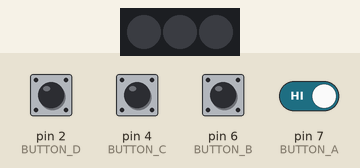
This sketch was run on a simulated Arduino Uno, built with avr-gcc and run on an emulated ATmega328P. Parts: 3 RGB LEDs in strip order, left to right. The test bench sets the inputs (shaded band); at power-on: pin 2 (BUTTON_D), pin 4 (BUTTON_C), pin 6 (BUTTON_B), pin 7 (BUTTON_A) HIGH. Dim RGB values are drawn brighter than linear; random numbers use the default seed unless the sketch sets one.

Above: at 1.2 s.
1.3 s: pin 6 (BUTTON_B) pulled LOW for 0.15 s
At 1.35 s:
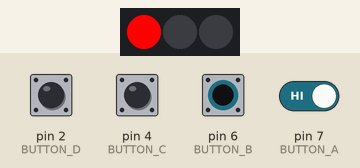
4.3 s: pin 6 (BUTTON_B) driven LOW and pin 7 (BUTTON_A) driven LOW
At 5.98 s:
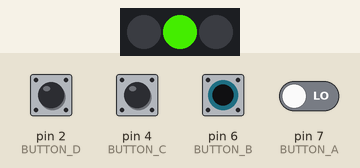
7.3 s: pin 6 (BUTTON_B) driven HIGH
At 10.0 s:
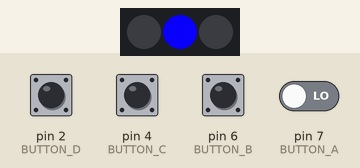
13.3 s: pin 6 (BUTTON_B) driven HIGH
16.3 s: pin 6 (BUTTON_B) driven LOW
At 17.95 s:
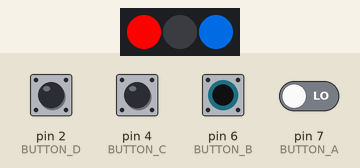
Timing chart, 0 to 45.0 s (numbered marks = the images above; inputs shaded):
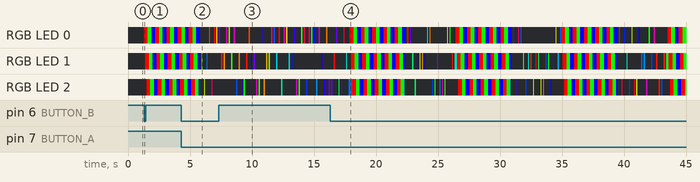

Measured:
- after the input at 1.3 s, RGB LED 0: off → RGB(255, 0, 0) at once, then repeats every 0.90 s: RGB(0, 255, 0) 0.30 s, RGB(0, 0, 255) 0.30 s, RGB(255, 0, 0) 0.30 s; RGB LED 1: off → RGB(255, 0, 0) after 0.11 s, then repeats every 0.90 s: RGB(0, 255, 0) 0.30 s, RGB(0, 0, 255) 0.30 s, RGB(255, 0, 0) 0.30 s

The sketch:

07_xmas_lights.ino
```cpp
/*
  Christmas Lights
  Description:
  Hardware: RoboUNO (on-board NeoPixel strip connected to pin D8) and onboard buttons on D7, D6, D4, and D2
  Library: Adafruit NeoPixel library
  Difficulty: XX/10
  Author: ROBO
  Date: September 2023
*/

#include <Adafruit_NeoPixel.h>

#define PIXELS_PIN     8  // Define the pin where the NeoPixels are connected
#define NUM_PIXELS     3  // Number of NeoPixels in your setup
#define DELAY_MS       100 // Delay between blinks in milliseconds

// Define the button pins
#define BUTTON_A 7
#define BUTTON_B 6
#define BUTTON_C 4
#define BUTTON_D 2

Adafruit_NeoPixel pixels = Adafruit_NeoPixel(NUM_PIXELS, PIXELS_PIN, NEO_GRB + NEO_KHZ800);

void setup() {
  Serial.begin(9600); // initialize serial communication at 9600 bits per second

  pinMode(BUTTON_A, INPUT_PULLUP); // Set the buttons as inputs with pull-up resistors
  pinMode(BUTTON_B, INPUT_PULLUP);
  pinMode(BUTTON_C, INPUT_PULLUP);
  pinMode(BUTTON_D, INPUT_PULLUP);

  pixels.begin();
  pixels.show(); // Initialize all pixels to 'off'
}


void loop() {
  if (digitalRead(BUTTON_A) == LOW) {
    for (int i = 0; i < 20; i++) {
      blink();
    }
  }
  if (digitalRead(BUTTON_B) == LOW) {
    for (int i = 0; i < 5; i++) {
      wipe();
    }
  }
  if (digitalRead(BUTTON_C) == LOW) {
    for (int i = 0; i < 10; i++) {
      row();
    }
  }
  if (digitalRead(BUTTON_D) == LOW) {
    for (int i = 0; i < 2; i++) {
      rainbowCycle(10);
    }
  }
  pixels.clear();
  pixels.show();
  delay(10);
}

void blink() {
  // Turn all pixels off
  for (int i = 0; i < NUM_PIXELS; i++) {
    pixels.setPixelColor(i, 0, 0, 0); // R, G, B = 0 (off)
  }
  pixels.show();
  delay(DELAY_MS);

  // Turn random pixel on
  int randomPixel = random(NUM_PIXELS);
  pixels.setPixelColor(randomPixel, wheel(random(255))); // Set to random color from the wheel
  pixels.show();
  delay(DELAY_MS);
}


void row() {
  for (int i = 0; i < NUM_PIXELS; i++) {
    // Turn on the current pixel
    pixels.setPixelColor(i, wheel(random(255))); // Set to random color from the wheel
    pixels.show();
    delay(DELAY_MS);

    // Turn off the current pixel
    pixels.setPixelColor(i, 0, 0, 0); // R, G, B = 0 (off)
    pixels.show();

    // Delay between pixels
    delay(DELAY_MS);
  }
}


void wipe() {
  colorWipe(pixels.Color(255, 0, 0), DELAY_MS); // Red
  colorWipe(pixels.Color(0, 255, 0), DELAY_MS); // Green
  colorWipe(pixels.Color(0, 0, 255), DELAY_MS); // Blue
}

void colorWipe(uint32_t color, int wait) {
  for(int i=0; i<pixels.numPixels(); i++) {
    pixels.setPixelColor(i, color);
    pixels.show();
    delay(wait);
  }
}


void rainbowCycle(int wait) {
  int totalSteps = 255;
  for(int j=0; j<totalSteps; j++) {
    for(int i=0; i<pixels.numPixels(); i++) {
      pixels.setPixelColor(i, wheel(((i * 256 / pixels.numPixels()) + j) & 255));
    }
    pixels.show();
    delay(wait);
  }
}

uint32_t wheel(byte WheelPos) {
  if (WheelPos < 85) {
    return pixels.Color(WheelPos * 3, 255 - WheelPos * 3, 0);
  } else if (WheelPos < 170) {
    WheelPos -= 85;
    return pixels.Color(255 - WheelPos * 3, 0, WheelPos * 3);
  } else {
    WheelPos -= 170;
    return pixels.Color(0, WheelPos * 3, 255 - WheelPos * 3);
  }
}
```
